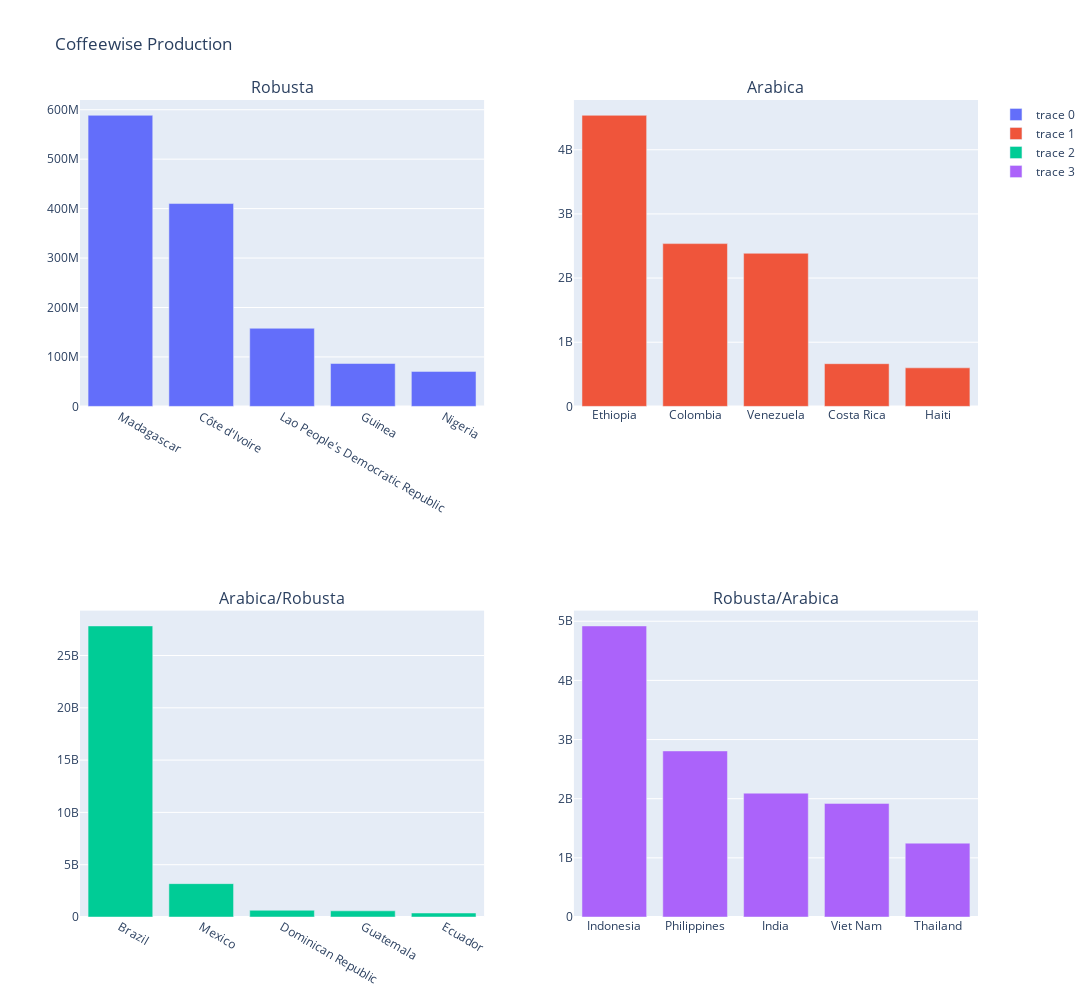

Here is the notebook cell this chart was saved with:
### Code cell
fig = make_subplots(rows=2, cols=2, subplot_titles=("Robusta", "Arabica", "Arabica/Robusta", "Robusta/Arabica"))

fig.add_trace(
    go.Bar(x=robusta.Country, y=robusta.Total_domestic_consumption),
                 row=1, col=1
)
fig.add_trace(
    go.Bar(x=arabica.Country, y=arabica.Total_domestic_consumption),
                 row=1, col=2
)
fig.add_trace(
    go.Bar(x=araro.Country, y=araro.Total_domestic_consumption),
                 row=2, col=1
)
fig.add_trace(
    go.Bar(x=roara.Country, y=roara.Total_domestic_consumption),
                 row=2, col=2
)

fig.update_layout(height=1000, width=1300, title_text="Coffeewise Production")
fig.show()

### Figure 1 — Plotly figure (JSON) as saved in the notebook; plotly's stock layout.template omitted (floating-point values rounded to 4 significant figures)
{"data": [{"type": "bar", "x": ["Madagascar", "Côte d'Ivoire", "Lao People's Democratic Republic", "Guinea", "Nigeria"], "xaxis": "x", "y": [588705960, 410260140, 157980000, 86730000, 70740000], "yaxis": "y"}, {"type": "bar", "x": ["Ethiopia", "Colombia", "Venezuela", "Costa Rica", "Haiti"], "xaxis": "x2", "y": [4536540000, 2536776384, 2386067999, 665335200, 600600000], "yaxis": "y2"}, {"type": "bar", "x": ["Brazil", "Mexico", "Dominican Republic", "Guatemala", "Ecuador"], "xaxis": "x3", "y": [27824700000, 3189660000, 642823380, 590880000, 381540000], "yaxis": "y3"}, {"type": "bar", "x": ["Indonesia", "Philippines", "India", "Viet Nam", "Thailand"], "xaxis": "x4", "y": [4920480000, 2807280000, 2093460000, 1920928320, 1248600000], "yaxis": "y4"}], "layout": {"annotations": [{"font": {"size": 16}, "showarrow": false, "text": "Robusta", "x": 0.225, "xanchor": "center", "xref": "paper", "y": 1, "yanchor": "bottom", "yref": "paper"}, {"font": {"size": 16}, "showarrow": false, "text": "Arabica", "x": 0.775, "xanchor": "center", "xref": "paper", "y": 1, "yanchor": "bottom", "yref": "paper"}, {"font": {"size": 16}, "showarrow": false, "text": "Arabica/Robusta", "x": 0.225, "xanchor": "center", "xref": "paper", "y": 0.375, "yanchor": "bottom", "yref": "paper"}, {"font": {"size": 16}, "showarrow": false, "text": "Robusta/Arabica", "x": 0.775, "xanchor": "center", "xref": "paper", "y": 0.375, "yanchor": "bottom", "yref": "paper"}], "height": 1000, "title": {"text": "Coffeewise Production"}, "width": 1300, "xaxis": {"anchor": "y", "domain": [0, 0.45]}, "xaxis2": {"anchor": "y2", "domain": [0.55, 1]}, "xaxis3": {"anchor": "y3", "domain": [0, 0.45]}, "xaxis4": {"anchor": "y4", "domain": [0.55, 1]}, "yaxis": {"anchor": "x", "domain": [0.625, 1]}, "yaxis2": {"anchor": "x2", "domain": [0.625, 1]}, "yaxis3": {"anchor": "x3", "domain": [0, 0.375]}, "yaxis4": {"anchor": "x4", "domain": [0, 0.375]}}}
